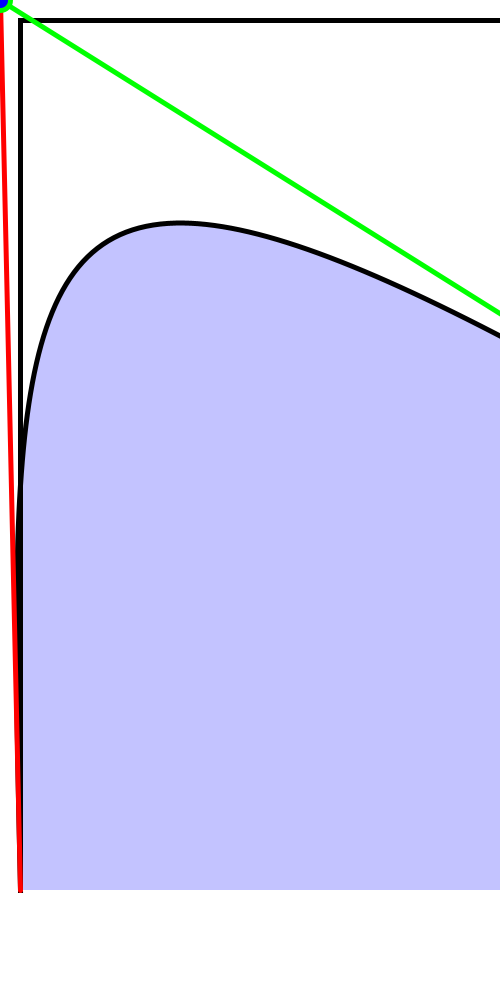
Frame 1 (no input)
Frame 60 (the mouse pressed at the canvas centre just before this capture): identical to frame 1, image omitted
Frame 120 (the mouse held since frame 60 and released just before this capture): identical to frame 1, image omitted

The Processing sketch that drew this single still picture (run headless with seeded random() and noise(); from frame 60 on, the mouse is pressed at the canvas centre):

// Processing sketch: CurtainElastic05
// ── CurtainElastic05.pde
Curve aCurve; // curve class
color c;
float bright;
int count = 0;
int countBounce = 0;
boolean pressed;
boolean dragged;
boolean bounce00;
float pointX;
float pointY;
float anchor1x;
float anchor1y;
float anchor2x;
float anchor2y;
float anchor3x;
float anchor3y;
float anchor4x;
float anchor4y;
void setup() {
    pointX = mouseX;;
    pointY = mouseY;
    anchor1x = 20+300;
    anchor1y = 890;
    anchor2x = mouseX-150;
    anchor2y = mouseY;
    anchor3x = mouseX+150;
    anchor3y = mouseY;
    anchor4x = 1420-300;
    anchor4y = 890;
  size( 500, 1000 );  // good for an iPad horizontal
  //fullScreen();
  //rectMode(CENTER);
  strokeWeight(2);
  
  aCurve = new Curve(pointX,pointY,anchor1x,anchor1y,anchor2x,anchor2y,anchor3x,anchor3y,anchor4x,anchor4y,bright,pressed); //passing arguments
  pressed = true;
  dragged = false;
  
}
  void draw() {
    
    pointX = mouseX;;
    pointY = mouseY;
    anchor1x = 20+150;
    anchor1y = 890;
    anchor2x = mouseX-150;
    anchor2y = mouseY;
    anchor3x = mouseX+150;
    anchor3y = mouseY;
    anchor4x = 1420-10;
    anchor4y = 890;
    
  //print(bright); 
  c = get(mouseX, mouseY);
  bright = brightness(c);
  //print(bright);
  background(255);
  aCurve.draw();
   if(pressed == false){
   aCurve.released();
   }
}

  void mousePressed() {
    
    //pressed = true;
    //println (pressed);
    if(count != 0){ // keep the array containing only one point, so remove after the first time mouse is pressed
    aCurve.removePoint(); // keep only one point in array (for now)
    //pressed = false;
    }
    if(bright <= 020){
    // PointX,PointY,Anchor1x,Anchor1y,Anchor2x,Anchor2y,Anchor3x,Anchor3y,Anchor4x,Anchor4y,brightness){
    aCurve.addPoint(pointX,pointY,anchor1x,anchor1y,anchor2x,anchor2y,anchor3x,anchor3y,anchor4x,anchor4y,bright);
    count++;
    aCurve.resetBounce00();
    
    //return;
    }
    pressed = true;
  }
  void mouseDragged() {
   aCurve.dragPoint();
   pressed = true;
   //println("dragged");
   //println (pressed);
   }

  void mouseReleased(){
  pressed = false;
  println (pressed);
  }
// ── curve.pde
class Curve{

  ArrayList<Point> points = new ArrayList<Point>();

     float stillPointX; // position of the middle vertex
     float stillPointY;
     float stillAnchor1x; // anchors of the first point making the curve
     float stillAnchor1y;
     float stillAnchor2x; // anchors of the second point making the curve (stillPoint)
     float stillAnchor2y;
     float stillAnchor3x; // anchors of the first point making the curve
     float stillAnchor3y;
     float stillAnchor4x; // anchors of the second point making the curve (stillPoint)
     float stillAnchor4y;
     float brightness;
     boolean drag = false;
     boolean released = false;
     float easing = 0.05;
     float distance00;
     float distance01;
     float distance02;
     float distance03;
     float distance04;
     float distance05;
     float distance06;
     float distance07;
     float underCurve01;
     float underCurve02;
     float underCurve03;
     float underCurve04;
     float upCurve01;
     float upCurve02;
     float upCurve03;
     boolean bounce00 = true;
     boolean bounce01 = false;
     boolean bounce02 = false;
     boolean bounce03 = false;
     boolean bounce04 = false;
     boolean bounce05 = false;
     boolean bounce06 = false;
     boolean bounce07 = false;
     boolean pressed;
     
   Curve(float PointX,float PointY,float Anchor1x,float Anchor1y,float Anchor2x,float Anchor2y, float Anchor3x, float Anchor3y,float Anchor4x,float Anchor4y, float brightness, boolean pressed){


   }
                         
  void addPoint(float PointX,float PointY,float Anchor1x,float Anchor1y,float Anchor2x,float Anchor2y, float Anchor3x, float Anchor3y,float Anchor4x,float Anchor4y,float brightness) {
  //get the color of the pixel where the mouse is: if it is different than white means 
  //it is touching the line and so a new point is generated

   
    // if cursor is touching the line then save those coordinates
    // and change values name to "still", so the line won't follow the cursor position
    // but get its coordinates only when mousePressed event happens
       stillPointX = PointX;
       stillPointY = PointY;
       stillAnchor1x = Anchor1x;
       stillAnchor1y = Anchor1y;
       stillAnchor2x = Anchor2x;
       stillAnchor2y = Anchor2y;
       stillAnchor3x = Anchor3x;
       stillAnchor3y = Anchor3y;
       stillAnchor4x = Anchor4x;
       stillAnchor4y = Anchor4y;
       
       
    
    //make a new point object
    points.add(0,new Point(stillPointX,
                           stillPointY,
                           stillAnchor1x,
                           stillAnchor1y,
                           stillAnchor2x,
                           stillAnchor2y));
                         
  
  }
  
  void dragPoint(){
    // when mouseDragged transform "still" back to the mouse position
   
       stillPointX = mouseX;
       stillPointY = mouseY;
       stillAnchor1x = 20+300;
       stillAnchor1y = 890;
       stillAnchor2x = mouseX-150;
       stillAnchor2y = mouseY;
       stillAnchor3x = mouseX+150;
       stillAnchor3y = mouseY;
       stillAnchor4x = 1420-300;
       stillAnchor4y = 890;
  }
  
  void released() {
   
    /* bounce01 = false;
     bounce02 = false;
     bounce03 = false;
     bounce04 = false;
     bounce05 = false;
     bounce06 = false;
     bounce07 = false;*/
    // facciamo che il massimo che la sotto curva raggiunge è meta dell'amount di raising, ossia di mouseY, 
    //ma dall'altra parte del piano ovviamente
   //-----------------------------------------------------------bounce00 
    easing = 0.07;
    underCurve01 = 890 + (890 - mouseY)/2;
    distance00 = underCurve01 - stillPointY;
    if (stillPointY <= underCurve01 && bounce00 == true) {
        stillPointY += distance00 * easing +2;
      }
      
      if (stillPointY >= underCurve01 && pressed == false) {  
        bounce00 = false;
        bounce01 = true;
    //-----------------------------------------------------------bounce01   
      }
      if (bounce01 == true) {
        upCurve01 = mouseY + (890-mouseY)/2;
        distance01 = underCurve01 - upCurve01;
        stillPointY -= distance01 * easing;
      }
      if (stillPointY <= upCurve01 && bounce01 == true && pressed == false) {
        bounce01 = false;
        bounce02 = true;
      }
     //-----------------------------------------------------------bounce02 
      if(bounce02 == true){
      underCurve02 = 890 + (890 - mouseY)/4;
      distance02 = underCurve02 - upCurve01;
      stillPointY += distance02 * easing;
      }
      if (stillPointY >= underCurve02 && bounce02 == true && pressed == false) {
        stillPointY = underCurve02;
        bounce03 = true;
        //bounce00 = true;
        bounce02 = false;
      //if mouse is pressed and then released > bounce == true)
      //println("bounce00"+bounce00);
      println("bounce00"+bounce00);
      println("bounce01"+bounce01);
      println("bounce02"+bounce02);      
    }
  }
  void resetBounce00(){
  bounce00 = true;
  }
  void removePoint(){
  points.remove(0);
  }
  
  void draw() {
    //print(stillAnchor1x);
    //print(stillAnchor4x);
    //print(stillAnchor2x);
    //print(stillAnchor3x);
    //print(stillPointX);
    //print(released);
    beginShape();
    fill(0,0,255,60);
    noStroke();
    rect(20,20,1400,870);
    endShape();
    //generate the curve made of 4 points, 3 of those are vertex one is bezierVertex 
    //to be able to add handles for the curve
    beginShape();
    stroke(0, 0, 0);
    strokeWeight(5);
    fill(255);
    //corner low left
     vertex(20, 890);
     //inizio curva
     vertex(20, 890);
     //punto centrale-alto di curva
    for ( int i =0; i< points.size(); i++) {
      bezierVertex(stillAnchor1x,
                   stillAnchor1y,
                   stillAnchor2x,
                   stillAnchor2y,
                   stillPointX,
                   stillPointY);
                   }
    // fine curva             
    bezierVertex(stillAnchor3x, //anchor 3
                 stillAnchor3y,
                 stillAnchor4x, //anchor 4
                 stillAnchor4y,
                 1420,
                 890);
    //corner low right
    vertex(1420, 890);
    //corner high right
    vertex(1420, 20);
    //corner high left
    vertex(20, 20);
    endShape(CLOSE);  
   
     stroke(255,0,0);
     //draw anchors lines
     stroke(255,0,0);
     line(20,890,stillAnchor1x,stillAnchor1y);
     line(stillPointX,stillPointY,stillAnchor2x,stillAnchor2y);
     stroke(0,255,0);
     line(stillPointX,stillPointY,stillAnchor3x,stillAnchor3y);
     line(1420,890,stillAnchor4x,stillAnchor4y);
     
    // points.draw();
    //print(points.size());
    //this to show if you are in the right area to be able to drag but doesn't show, 
    //must revise
    fill(0,0,255);
    ellipse(stillPointX, stillPointY, 20,20);
   }
  }
  
// ── points.pde
class Point {
  
    float pointX;
    float pointY;
    float anchor1x;
    float anchor1y;
    float anchor2x;
    float anchor2y;

   Point(float tempPointX,
         float tempPointY,
         float tempAnchor1x,
         float tempAnchor1y,
         float tempAnchor2x,
         float tempAnchor2y) {
    pointX = tempPointX;
    pointY = tempPointY;
    anchor1x = tempAnchor1x;
    anchor1y = tempAnchor1y;
    anchor2x = tempAnchor2x;
    anchor2y = tempAnchor2y;
    
    noStroke();
    fill(255,0,0);
    ellipse(pointX, pointY, 30, 30);
  }

  void draw() {

  }

}
